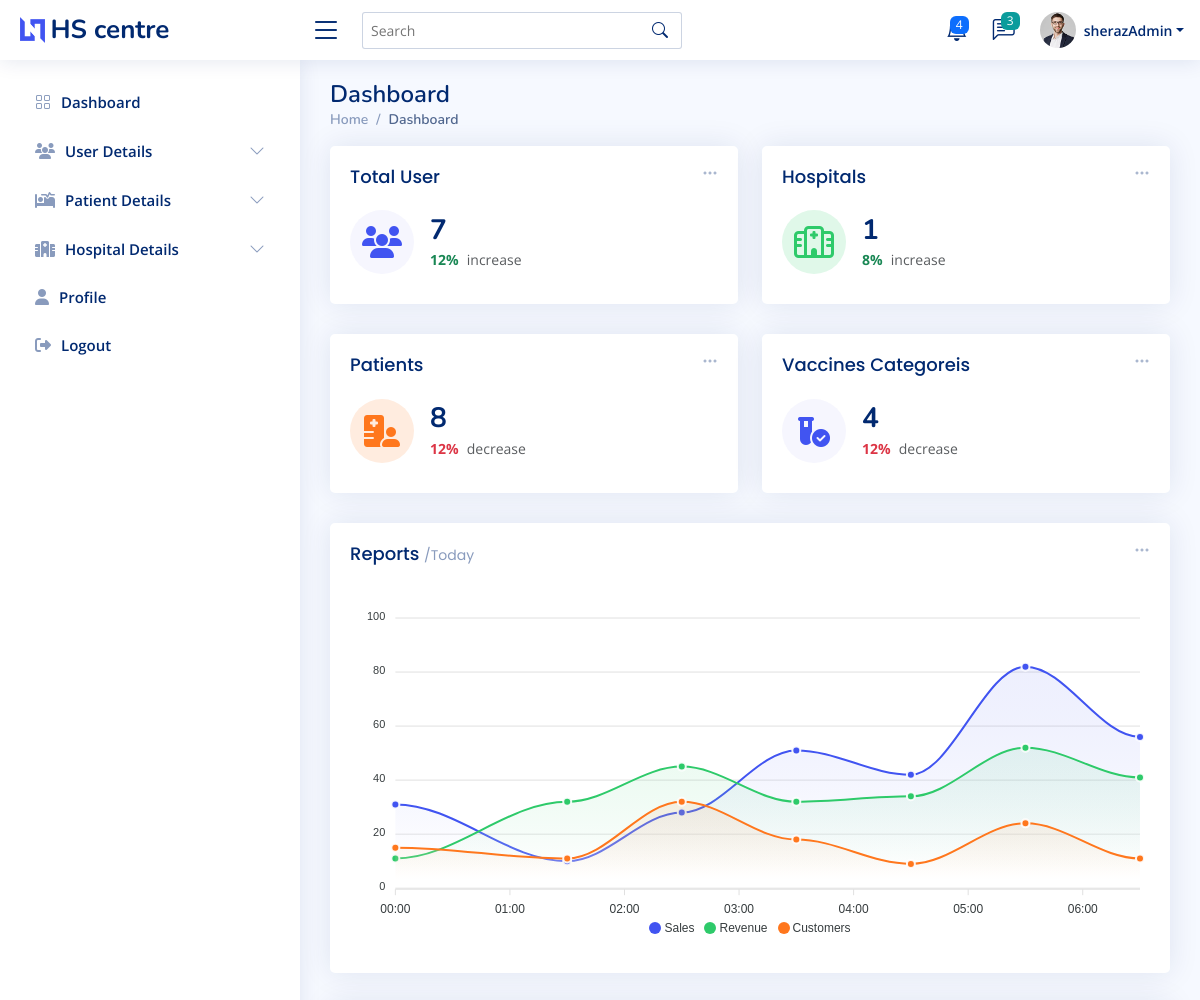
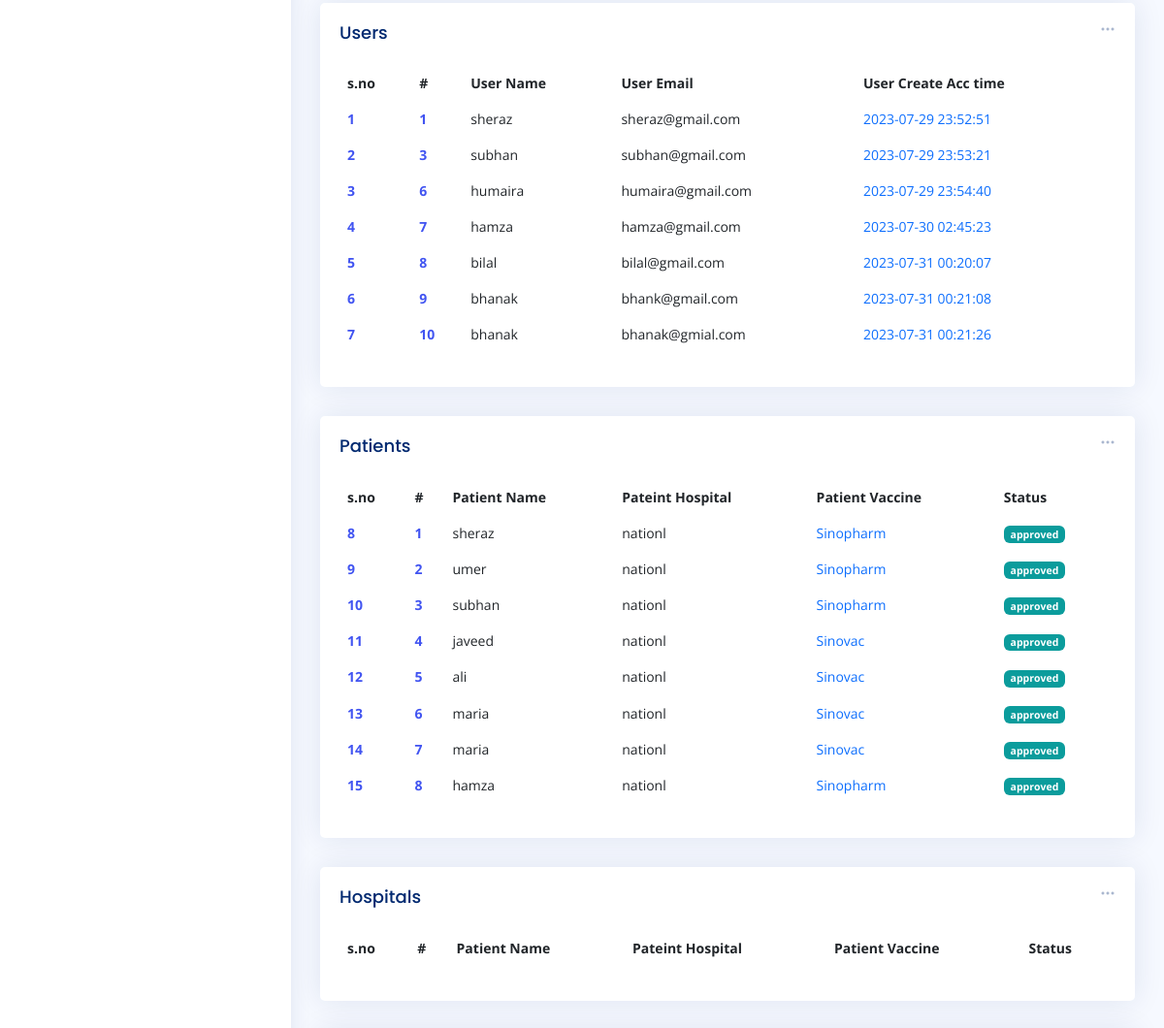
The page /admin-index.php (signed in, upper part) on the database as committed earlier (2 pictures, top to bottom).
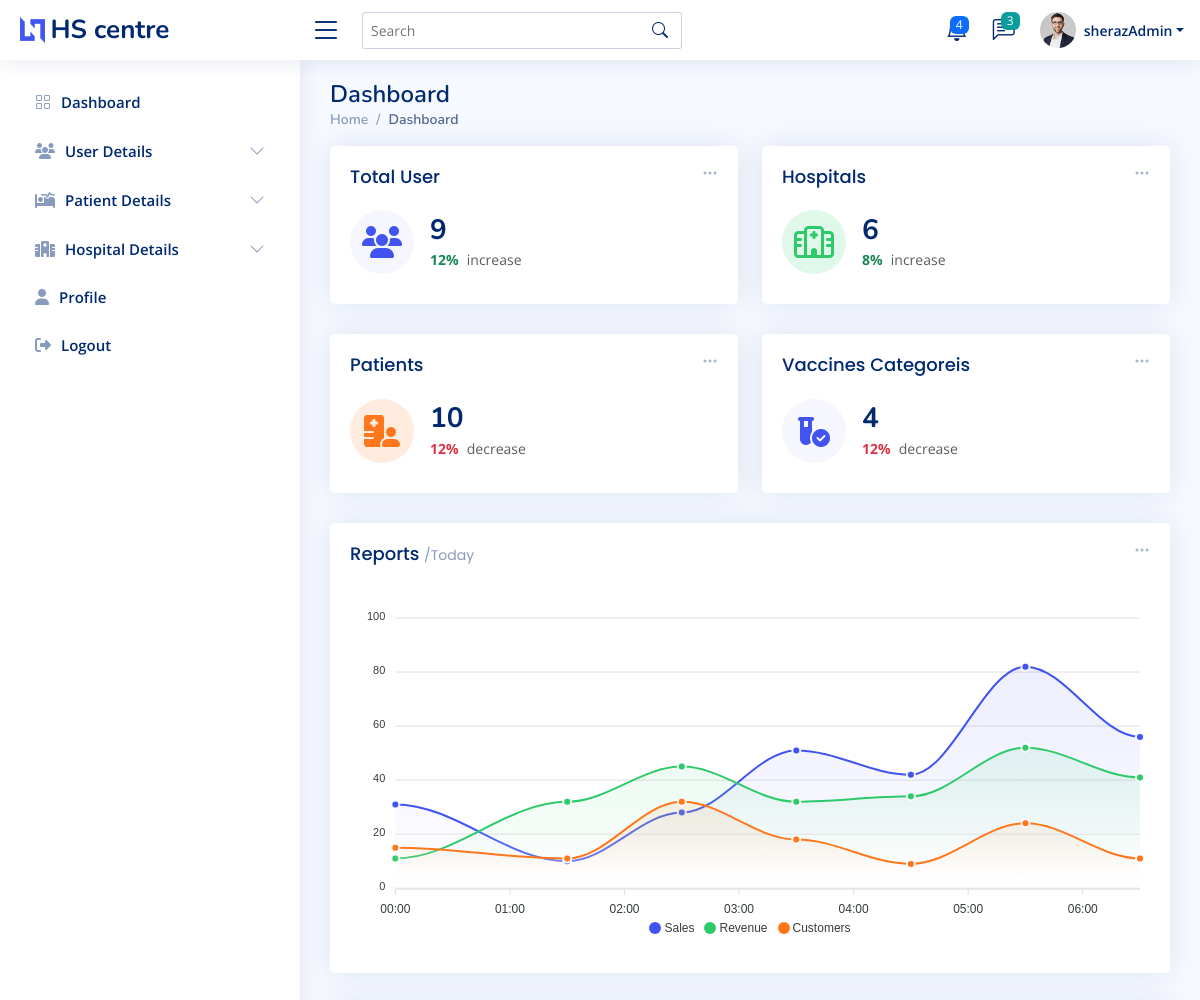
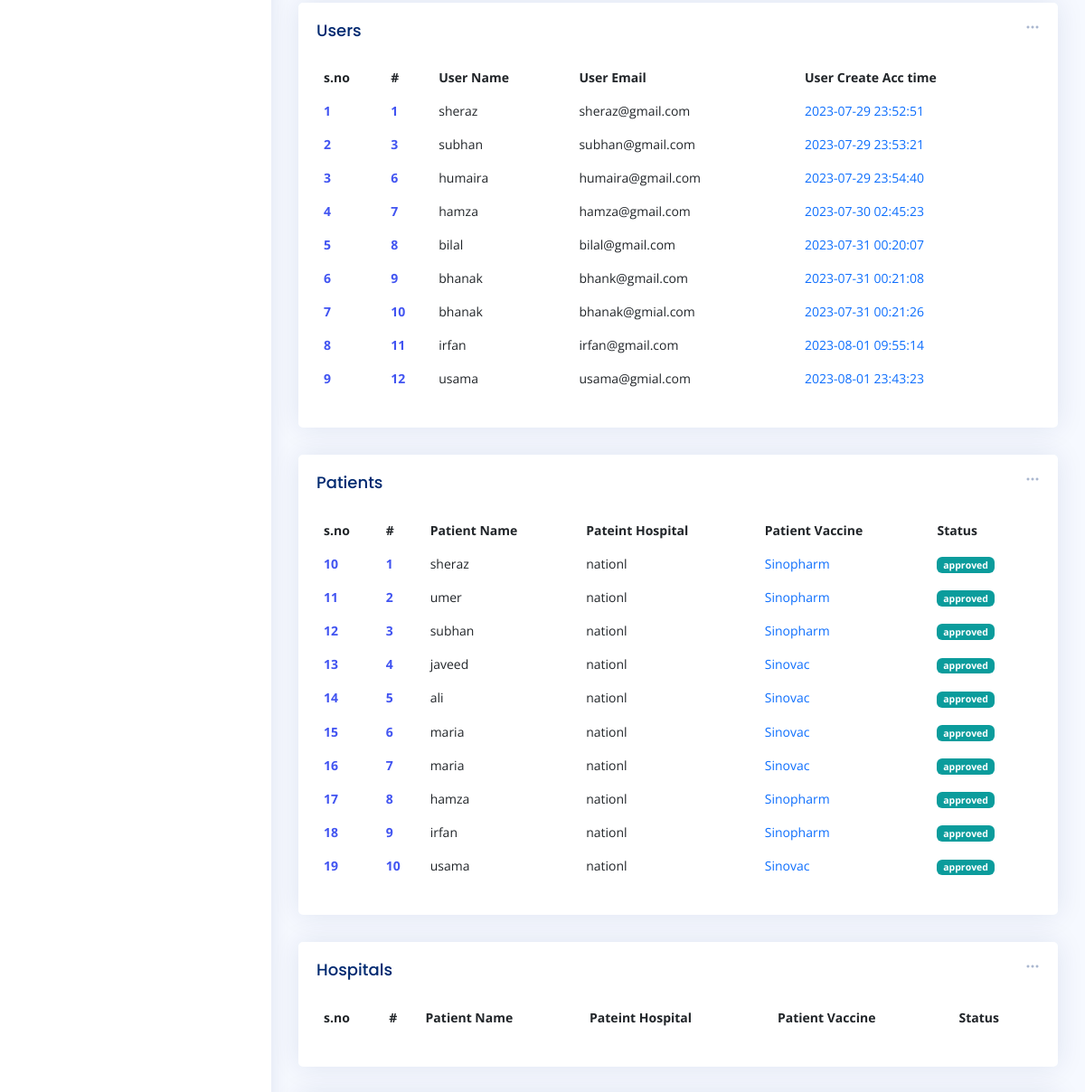
The same page on the database as committed later (2 pictures, top to bottom).
### tables this page shows
CREATE TABLE `user` (
  `id` int(11) NOT NULL,
  `name` varchar(255) NOT NULL,
  `email` varchar(255) NOT NULL,
  `cnic` varchar(255) NOT NULL,
  `password` varchar(255) NOT NULL,
  `time` datetime NOT NULL DEFAULT current_timestamp()
);

CREATE TABLE `reg_patient` (
  `patient_id` int(11) NOT NULL,
  `patient_name` varchar(200) NOT NULL,
  `patient_email` varchar(200) NOT NULL,
  `patient_phone` varchar(255) NOT NULL,
  `patient_cnic` varchar(255) NOT NULL,
  `patient_age` varchar(22) NOT NULL,
  `patient_select_hos` varchar(222) NOT NULL,
  `patient_gender` varchar(222) NOT NULL,
  `patient_vacc` varchar(222) NOT NULL,
  `patient_app_day` varchar(222) NOT NULL,
  `patient_status` varchar(222) NOT NULL
);

### admin-index.php (the view, shortened to what the changed rows need)
<?php
require 'conn.php';
$fetch_userQ = "SELECT * FROM `user`";
$fetch_user = mysqli_query($conn,$fetch_userQ);
$totalUser = mysqli_num_rows($fetch_user);
$fetch_HospitalQ = "SELECT * FROM `reg_hospital`";
$fetch_Hospital = mysqli_query($conn,$fetch_HospitalQ);
$totalHospital = mysqli_num_rows($fetch_Hospital);
$fetch_PatientQ = "SELECT * FROM `reg_patient`";
$fetch_Patient = mysqli_query($conn,$fetch_PatientQ);
$totalPatient = mysqli_num_rows($fetch_Patient);
?>
<!DOCTYPE html>
<html lang="en">
<head>
  <?php require './component/_admin_link.php'?>
</head>
<body>
  <main id="main" class="main " >
    <div class="pagetitle ">
      <h1>Dashboard</h1>
    </div>
    <section class="section dashboard ">
      <div class="row ">
        <div class="col-lg-12">
          <div class="row ">
            <div class="col-xxl-4 col-md-6  w-50">
              <div class="card info-card sales-card">
                <div class="card-body">
                  <div class="d-flex align-items-center">
                    <div class="ps-3">
                      <h6><?=$totalUser?></h6>
                      <span class="text-success small pt-1 fw-bold">12%</span> <span class="text-muted small pt-2 ps-1">increase</span>
                    </div>
                  </div>
                </div>
              </div>
            </div>
            <div class="col-xxl-4 col-md-6  w-50">
              <div class="card info-card revenue-card">
                <div class="card-body">
                  <div class="d-flex align-items-center">
                    <div class="ps-3">
                      <h6><?=$totalHospital?></h6>
                      <span class="text-success small pt-1 fw-bold">8%</span> <span class="text-muted small pt-2 ps-1">increase</span>
                    </div>
                  </div>
                </div>
              </div>
            </div>
<div class="col-xxl-4 col-xl-12 w-50">
<div class="card info-card customers-card">
  <div class="card-body">
    <div class="d-flex align-items-center">
      <div class="ps-3">
        <h6><?=$totalPatient?></h6>
        <span class="text-danger small pt-1 fw-bold">12%</span> <span class="text-muted small pt-2 ps-1">decrease</span>
      </div>
    </div>
  </div>
</div>
</div>
            <div class="col-12" >
              <div class="card recent-sales overflow-auto">
                <div class="card-body">
                  <table class="table table-borderless datatable" id="dowload_pdf">
                    <thead>
                      <tr>
                        <th scope="col">s.no</th>
                        <th scope="col">#</th>
                        <th scope="col">User Name</th>
                        <th scope="col">User Email</th>
                        <th scope="col">User Create Acc time</th>
                      </tr>
                    </thead>
                    <tbody>
                    <?php
                    if($totalUser > 0){
                      while($User_data = mysqli_fetch_assoc($fetch_user)){
                        $i+=1;
                          echo '<tr>
                          <th scope="row"><a href="#">'.$i.'</a></th>
                          <th scope="row"><a href="#">'.$User_data['id'].'</a></th>
                          <td>'.$User_data['name'].'</td>
                          <td>'.$User_data['email'].'</td>
                          <td><a href="#" class="text-primary">'.$User_data['time'].'</a></td>
                        </tr>';
                        }
                    }
                    ?>
                    </tbody>
                  </table>
                </div>
              </div>
            </div>
            <div class="col-12" >
              <div class="card recent-sales overflow-auto">
                <div class="card-body">
                  <table class="table table-borderless datatable" id="dowload_pdf">
                    <thead>
                      <tr>
                        <th scope="col">s.no</th>
                        <th scope="col">#</th>
                        <th scope="col">Patient Name</th>
                        <th scope="col">Pateint Hospital</th>
                        <th scope="col">Patient Vaccine</th>
                        <th scope="col">Status</th>
                      </tr>
                    </thead>
                    <tbody>
                    <?php
                    if($totalPatient > 0){
                      while($patient_data = mysqli_fetch_assoc($fetch_Patient)){
                        $i+=1;
                        if($patient_data['patient_status'] == 'Approved' || $patient_data['patient_status'] == 'approved'){
                          echo '<tr>
                          <th scope="row"><a href="#">'.$i.'</a></th>
                          <th scope="row"><a href="#">'.$patient_data['patient_id'].'</a></th>
                          <td>'.$patient_data['patient_name'].'</td>
                          <td>'.$patient_data['patient_select_hos'].'</td>
                          <td><a href="#" class="text-primary">'.$patient_data['patient_vacc'].'</a></td>
                          <td><span class="badge bg-success">'.$patient_data['patient_status'].'</span></td>
                        </tr>';
                        }
                        }
                    }
                    ?>
                    </tbody>
                  </table>
                </div>
              </div>
            </div>
            <div class="col-12" >
              <div class="card recent-sales overflow-auto">
                <div class="card-body">
                  <table class="table table-borderless datatable" id="dowload_pdf">
                    <thead>
                      <tr>
                        <th scope="col">s.no</th>
                        <th scope="col">#</th>
                        <th scope="col">Patient Name</th>
                        <th scope="col">Pateint Hospital</th>
                        <th scope="col">Patient Vaccine</th>
                        <th scope="col">Status</th>
                      </tr>
                    </thead>
                  </table>
                </div>
              </div>
            </div>
          </div>
        </div>
      </div>
    </section>
  </main>
</body>
</html>

Rows that differ between the two databases and show on the page:
added user: id "11", name "irfan", email "irfan@gmail.com", time "2023-08-01 09:55:14"
added user: id "12", name "usama", email "usama@gmial.com", time "2023-08-01 23:43:23"
added reg_patient: patient_id "9", patient_name "irfan", patient_select_hos "nationl", patient_vacc "Sinopharm", patient_status "approved"
added reg_patient: patient_id "10", patient_name "usama", patient_select_hos "nationl", patient_vacc "Sinovac", patient_status "approved"
Other text that changed with them:
$totalUser: "7" → "9"
$totalHospital: "1" → "6"
$totalPatient: "8" → "10"
